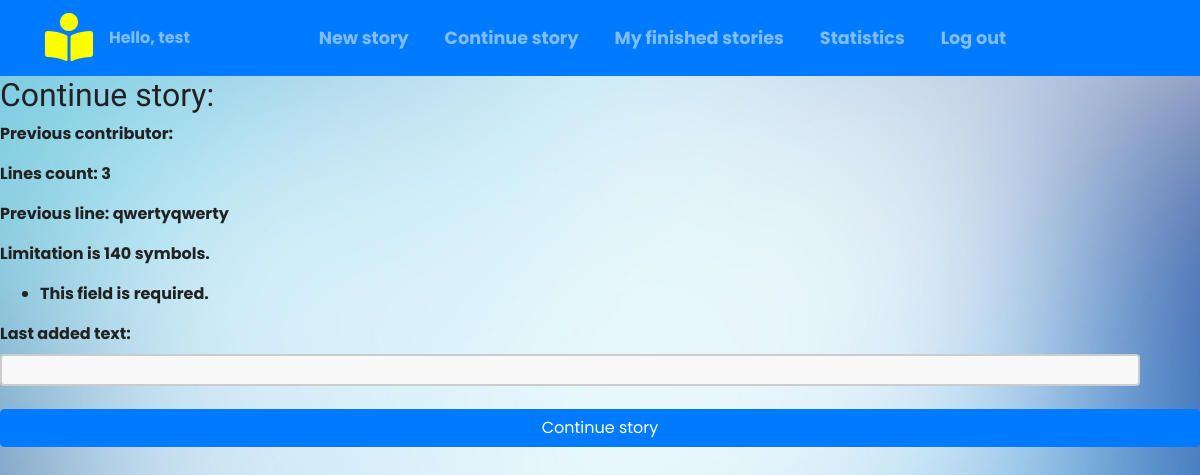
Before: /story_continue/ (signed in) with the older database file.
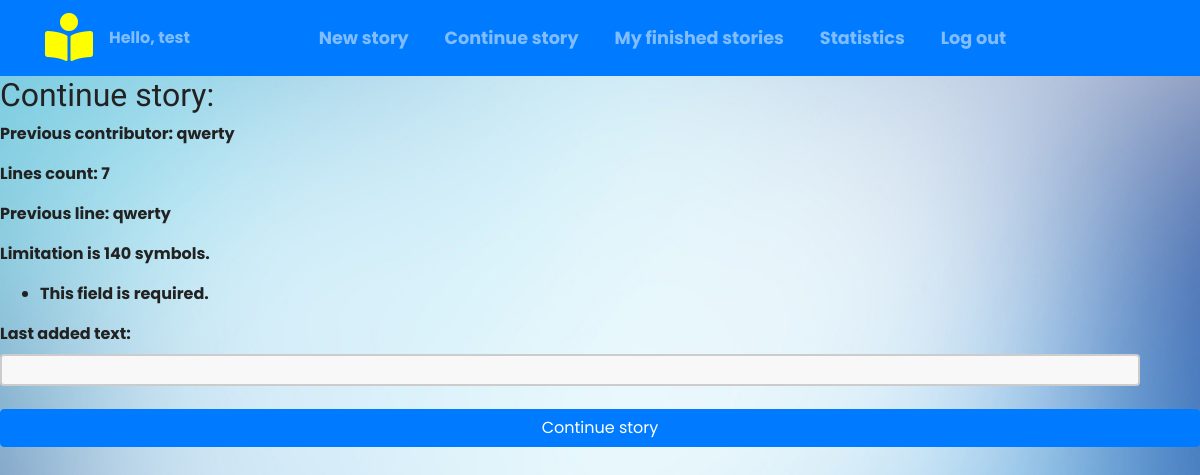
After: the same page with the newer database file.
### car/models.py (models this page shows, shortened)
class Story(models.Model):
    text = models.TextField()
    last_added_text = models.TextField(max_length=140)
    first_added_text_or_name = models.TextField(max_length=140)
    finished = models.BooleanField(default=False)
    contributors = models.ManyToManyField(User)
    count = models.IntegerField(default=0)
    last = models.TextField(max_length=40,default='')

### car/views.py (the view)
# urls.py: path('story_continue/', views.story_continue, name='story_continue'),
def story_continue(request):
    try:
        storys = Story.objects.filter(contributors=request.user)
    except TypeError:
        return render(request, 'car/homepage.html')
    story_rand = ''
    last_user = ''
    x = True
    retries = 0
    try:
        while(x):
            retries += 1
            story_rand = Story.objects.filter(finished=False).order_by("?").first()
            last_user= story_rand.last
            if (last_user!= User.get_username(request.user)):
                x = False
            if (retries > 100):
                raise ZeroDivisionError('no stories for you')
    except AttributeError:
        return render(request, 'story/no_storys_left.html')
    except ZeroDivisionError:
        return render(request, 'story/no_storys_left.html')
    if story_rand.count<10:
        StoryFormVar = StoryForm(request.POST, instance=story_rand)
    else:
        StoryFormVar = StoryAddForm(request.POST, instance=story_rand)
    if request.method == "POST":
        form = StoryFormVar
        if form.is_valid():
            story = form.save(commit=False)
            story.contributors.add(request.user)
            story.text = story.text + "\n" + story.last_added_text
            story.last = request.user.username
            if (story.count<10):
                story.finished = False
            story.finished = story.finished
            story.count += 1
            story.save()
            return redirect('homepage')
    else:
        form = StoryFormVar
    return render(request, 'story/story_continue.html', {'form': form, 'story_rand': story_rand, 'last_user': last_user})

### car/forms.py
class StoryForm(forms.ModelForm):
    class Meta:
        model = Story
        fields = ['last_added_text']

### car/templates/story/story_continue.html (shortened to what this page needs)
{% extends 'car/base.html' %}
{% block content %}
    <h2>Continue story:</h2>
    <p>Previous contributor: {{ last_user }}</p>
    <p>Lines count: {{ story_rand.count  }}</p>
    <p>Previous line: {{ story_rand.last_added_text }} </p>
    <p>Limitation is 140 symbols.</p>
    <form method="POST" class="post-form">
        {{ form.as_p }}
        <button type="submit" class="btn btn-primary btn-block">Continue story</button>
    </form>
{% endblock %}

Changed rows visible on the page:
removed Story: count "3", last_added_text "qwertyqwerty"
added Story: last "qwerty", count "7", last_added_text "qwerty"
